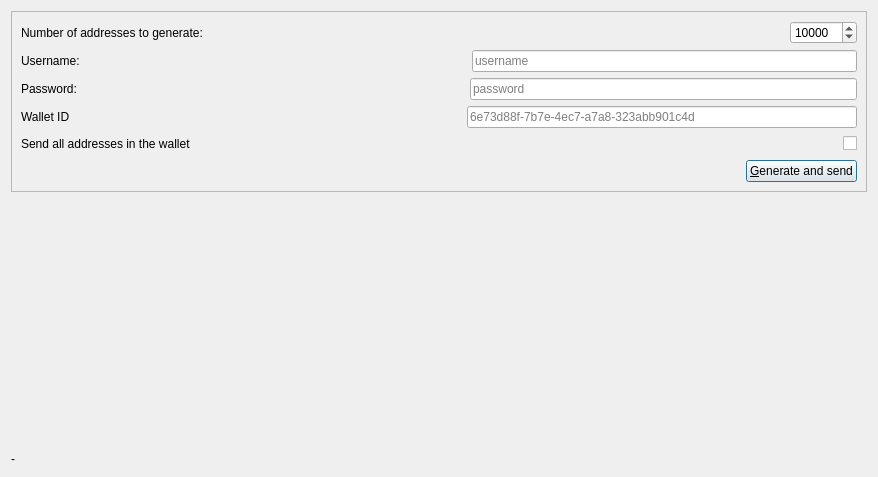
<?xml version="1.0" encoding="UTF-8"?>
<ui version="4.0">
 <class>EnhOptionsDialog</class>
 <widget class="QDialog" name="EnhOptionsDialog">
  <property name="geometry">
   <rect>
    <x>0</x>
    <y>0</y>
    <width>878</width>
    <height>477</height>
   </rect>
  </property>
  <property name="sizePolicy">
   <sizepolicy hsizetype="Preferred" vsizetype="Preferred">
    <horstretch>0</horstretch>
    <verstretch>0</verstretch>
   </sizepolicy>
  </property>
  <property name="windowTitle">
   <string>Form</string>
  </property>
  <property name="locale">
   <locale language="English" country="UnitedStates"/>
  </property>
  <layout class="QGridLayout" name="gridLayout">
   <item row="0" column="0">
    <widget class="QFrame" name="frame">
     <property name="sizePolicy">
      <sizepolicy hsizetype="Expanding" vsizetype="Fixed">
       <horstretch>0</horstretch>
       <verstretch>0</verstretch>
      </sizepolicy>
     </property>
     <property name="frameShape">
      <enum>QFrame::StyledPanel</enum>
     </property>
     <property name="frameShadow">
      <enum>QFrame::Sunken</enum>
     </property>
     <layout class="QVBoxLayout" name="verticalLayout">
      <item>
       <layout class="QHBoxLayout" name="horizontalLayout_11">
        <item>
         <widget class="QLabel" name="label_10">
          <property name="text">
           <string>Number of addresses to generate:</string>
          </property>
         </widget>
        </item>
        <item>
         <spacer name="horizontalSpacer_12">
          <property name="orientation">
           <enum>Qt::Horizontal</enum>
          </property>
          <property name="sizeHint" stdset="0">
           <size>
            <width>40</width>
            <height>20</height>
           </size>
          </property>
         </spacer>
        </item>
        <item>
         <widget class="QSpinBox" name="sbNumAddresses">
          <property name="suffix">
           <string/>
          </property>
          <property name="minimum">
           <number>1</number>
          </property>
          <property name="maximum">
           <number>100000</number>
          </property>
          <property name="value">
           <number>10000</number>
          </property>
         </widget>
        </item>
       </layout>
      </item>
      <item>
       <layout class="QHBoxLayout" name="horizontalLayout_14">
        <item>
         <widget class="QLabel" name="label_12">
          <property name="text">
           <string>Username:</string>
          </property>
         </widget>
        </item>
        <item>
         <spacer name="horizontalSpacer_14">
          <property name="orientation">
           <enum>Qt::Horizontal</enum>
          </property>
          <property name="sizeHint" stdset="0">
           <size>
            <width>40</width>
            <height>20</height>
           </size>
          </property>
         </spacer>
        </item>
        <item>
         <widget class="QLineEdit" name="leUsername">
          <property name="text">
           <string/>
          </property>
          <property name="placeholderText">
           <string>username</string>
          </property>
         </widget>
        </item>
       </layout>
      </item>
      <item>
       <layout class="QHBoxLayout" name="horizontalLayout_8">
        <item>
         <widget class="QLabel" name="label_7">
          <property name="text">
           <string>Password:</string>
          </property>
         </widget>
        </item>
        <item>
         <spacer name="horizontalSpacer_9">
          <property name="orientation">
           <enum>Qt::Horizontal</enum>
          </property>
          <property name="sizeHint" stdset="0">
           <size>
            <width>40</width>
            <height>20</height>
           </size>
          </property>
         </spacer>
        </item>
        <item>
         <widget class="QLineEdit" name="lePassword">
          <property name="text">
           <string/>
          </property>
          <property name="echoMode">
           <enum>QLineEdit::PasswordEchoOnEdit</enum>
          </property>
          <property name="placeholderText">
           <string>password</string>
          </property>
         </widget>
        </item>
       </layout>
      </item>
      <item>
       <layout class="QHBoxLayout" name="horizontalLayout_10">
        <item>
         <widget class="QLabel" name="label_9">
          <property name="text">
           <string>Wallet ID</string>
          </property>
         </widget>
        </item>
        <item>
         <spacer name="horizontalSpacer_11">
          <property name="orientation">
           <enum>Qt::Horizontal</enum>
          </property>
          <property name="sizeHint" stdset="0">
           <size>
            <width>40</width>
            <height>20</height>
           </size>
          </property>
         </spacer>
        </item>
        <item>
         <widget class="QLineEdit" name="leWalletId">
          <property name="text">
           <string/>
          </property>
          <property name="echoMode">
           <enum>QLineEdit::Normal</enum>
          </property>
          <property name="placeholderText">
           <string>6e73d88f-7b7e-4ec7-a7a8-323abb901c4d  </string>
          </property>
         </widget>
        </item>
       </layout>
      </item>
      <item>
       <layout class="QHBoxLayout" name="horizontalLayout_9">
        <item>
         <widget class="QLabel" name="label_8">
          <property name="text">
           <string>Send all addresses in the wallet</string>
          </property>
         </widget>
        </item>
        <item>
         <spacer name="horizontalSpacer_10">
          <property name="orientation">
           <enum>Qt::Horizontal</enum>
          </property>
          <property name="sizeHint" stdset="0">
           <size>
            <width>40</width>
            <height>20</height>
           </size>
          </property>
         </spacer>
        </item>
        <item>
         <widget class="QCheckBox" name="cbSendAll">
          <property name="text">
           <string/>
          </property>
         </widget>
        </item>
       </layout>
      </item>
      <item>
       <layout class="QHBoxLayout" name="horizontalLayout_13">
        <item>
         <spacer name="horizontalSpacer_2">
          <property name="orientation">
           <enum>Qt::Horizontal</enum>
          </property>
          <property name="sizeHint" stdset="0">
           <size>
            <width>40</width>
            <height>20</height>
           </size>
          </property>
         </spacer>
        </item>
        <item>
         <widget class="QPushButton" name="generateAndSendButton">
          <property name="text">
           <string>&amp;Generate and send</string>
          </property>
         </widget>
        </item>
       </layout>
      </item>
     </layout>
    </widget>
   </item>
   <item row="1" column="0">
    <widget class="QLabel" name="statusLabel">
     <property name="text">
      <string>-</string>
     </property>
     <property name="alignment">
      <set>Qt::AlignBottom|Qt::AlignLeading|Qt::AlignLeft</set>
     </property>
    </widget>
   </item>
  </layout>
 </widget>
 <resources/>
 <connections/>
</ui>
